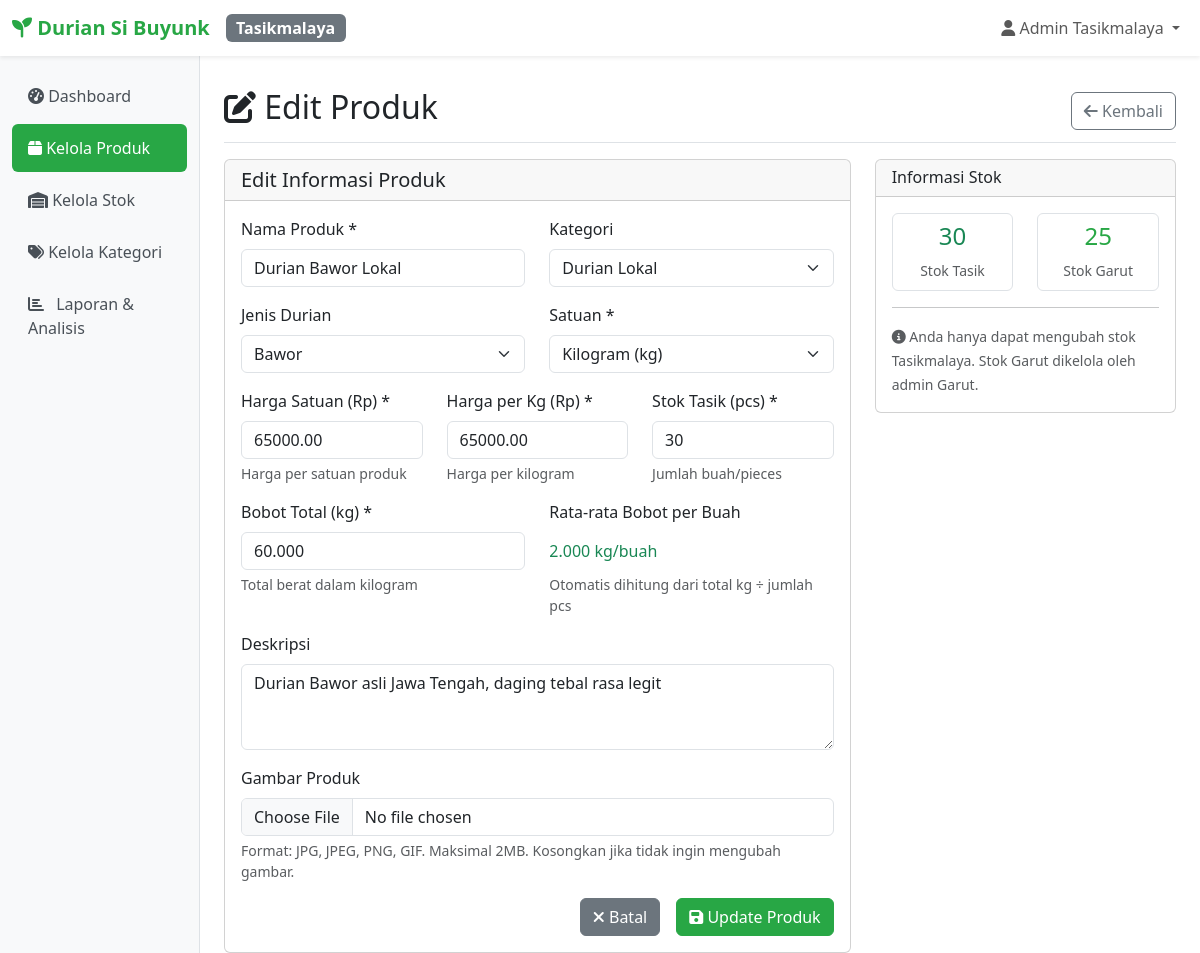
/cabang/tasik/produk/edit.php?id=7 (signed in), run on the app's committed database.
### tables this page shows
CREATE TABLE `users` (
  `id` int(11) NOT NULL,
  `username` varchar(50) NOT NULL,
  `password` varchar(255) NOT NULL,
  `nama_lengkap` varchar(100) NOT NULL,
  `cabang_id` int(11) NOT NULL,
  `role` enum('admin') DEFAULT 'admin',
  `created_at` timestamp NOT NULL DEFAULT current_timestamp(),
  `updated_at` timestamp NOT NULL DEFAULT current_timestamp() ON UPDATE current_timestamp()
);

CREATE TABLE `cabang` (
  `id` int(11) NOT NULL,
  `nama_cabang` varchar(50) NOT NULL,
  `kode_cabang` varchar(10) NOT NULL,
  `alamat` text DEFAULT NULL,
  `telepon` varchar(20) DEFAULT NULL,
  `created_at` timestamp NOT NULL DEFAULT current_timestamp()
);

CREATE TABLE `produk` (
  `id` int(11) NOT NULL,
  `nama_produk` varchar(200) NOT NULL,
  `kategori_id` int(11) DEFAULT NULL,
  `jenis_durian_id` int(11) DEFAULT NULL,
  `harga` decimal(12,2) NOT NULL,
  `harga_per_kg` decimal(12,2) DEFAULT 0.00 COMMENT 'Harga per kilogram',
  `stok_tasik` int(11) DEFAULT 0,
  `stok_garut` int(11) DEFAULT 0,
  `total_kg_tasik` decimal(10,3) DEFAULT 0.000 COMMENT 'Total berat stok Tasik dalam kg',
  `total_kg_garut` decimal(10,3) DEFAULT 0.000 COMMENT 'Total berat stok Garut dalam kg',
  `total_pcs_tasik` int(11) DEFAULT 0 COMMENT 'Total pieces Tasik',
  `total_pcs_garut` int(11) DEFAULT 0 COMMENT 'Total pieces Garut',
  `satuan` varchar(20) DEFAULT 'pcs',
  `deskripsi` text DEFAULT NULL,
  `gambar` varchar(255) DEFAULT NULL,
  `status` enum('aktif','nonaktif') DEFAULT 'aktif',
  `created_at` timestamp NOT NULL DEFAULT current_timestamp(),
  `updated_at` timestamp NOT NULL DEFAULT current_timestamp() ON UPDATE current_timestamp()
);

CREATE TABLE `kategori` (
  `id` int(11) NOT NULL,
  `nama_kategori` varchar(100) NOT NULL,
  `deskripsi` text DEFAULT NULL,
  `created_at` timestamp NOT NULL DEFAULT current_timestamp()
);

CREATE TABLE `jenis_durian` (
  `id` int(11) NOT NULL,
  `nama_jenis` varchar(100) NOT NULL,
  `deskripsi` text DEFAULT NULL,
  `created_at` timestamp NOT NULL DEFAULT current_timestamp()
);

### cabang/tasik/produk/edit.php (the view, shortened to what the rows shown need)
<?php
require_once __DIR__ . '/../../../includes/auth.php';
require_once __DIR__ . '/../../../includes/functions.php';
$id = isset($_GET['id']) ? (int)$_GET['id'] : 0;
$product = getProduct($id);
$categories = getCategories();
$jenisDurian = getJenisDurian();
include __DIR__ . '/../../../includes/header.php';
?>
<div class="d-flex justify-content-between flex-wrap flex-md-nowrap align-items-center pt-3 pb-2 mb-3 border-bottom">
    <h1 class="h2"><i class="fas fa-edit"></i> Edit Produk</h1>
</div>
<div class="row">
    <div class="col-lg-8">
        <div class="card">
            <div class="card-body">
                <form method="POST" enctype="multipart/form-data">
                    <div class="row">
                        <div class="col-md-6">
                            <div class="mb-3">
                                <label for="nama_produk" class="form-label">Nama Produk *</label>
                                <input type="text" class="form-control" id="nama_produk" name="nama_produk"
                                       value="<?= isset($_POST['nama_produk']) ? htmlspecialchars($_POST['nama_produk']) : htmlspecialchars($product['nama_produk']) ?>"
                                       required>
                            </div>
                        </div>
                        <div class="col-md-6">
                            <div class="mb-3">
                                <label for="kategori_id" class="form-label">Kategori</label>
                                <select class="form-select" id="kategori_id" name="kategori_id">
                                    <?php foreach ($categories as $category): ?>
                                        <option value="<?= $category['id'] ?>"
                                                <?= (isset($_POST['kategori_id']) ? $_POST['kategori_id'] : $product['kategori_id']) == $category['id'] ? 'selected' : '' ?>>
                                            <?= htmlspecialchars($category['nama_kategori']) ?>
                                        </option>
                                    <?php endforeach; ?>
                                </select>
                            </div>
                        </div>
                    </div>
                    <div class="row">
                        <div class="col-md-6">
                            <div class="mb-3">
                                <label for="jenis_durian_id" class="form-label">Jenis Durian</label>
                                <select class="form-select" id="jenis_durian_id" name="jenis_durian_id">
                                    <?php foreach ($jenisDurian as $jenis): ?>
                                        <option value="<?= $jenis['id'] ?>"
                                                <?= (isset($_POST['jenis_durian_id']) ? $_POST['jenis_durian_id'] : $product['jenis_durian_id']) == $jenis['id'] ? 'selected' : '' ?>>
                                            <?= htmlspecialchars($jenis['nama_jenis']) ?>
                                        </option>
                                    <?php endforeach; ?>
                                </select>
                            </div>
                        </div>
                        <div class="col-md-6">
                            <div class="mb-3">
                                <label for="satuan" class="form-label">Satuan *</label>
                                <select class="form-select" id="satuan" name="satuan" required>
                                    <?php
                                    $satuanOptions = ['kg' => 'Kilogram (kg)', 'pcs' => 'Pieces (pcs)', 'box' => 'Box', 'cup' => 'Cup', 'gelas' => 'Gelas'];
                                    $currentSatuan = isset($_POST['satuan']) ? $_POST['satuan'] : $product['satuan'];
                                    foreach ($satuanOptions as $value => $label):
                                    ?>
                                        <option value="<?= $value ?>" <?= $currentSatuan == $value ? 'selected' : '' ?>><?= $label ?></option>
                                    <?php endforeach; ?>
                                </select>
                            </div>
                        </div>
                    </div>
                    <div class="row">
                        <div class="col-md-4">
                            <div class="mb-3">
                                <label for="harga" class="form-label">Harga Satuan (Rp) *</label>
                                <input type="number" class="form-control" id="harga" name="harga"
                                       value="<?= isset($_POST['harga']) ? $_POST['harga'] : $product['harga'] ?>"
                                       min="0" step="100" required>
                                <div class="form-text">Harga per satuan produk</div>
                            </div>
                        </div>
                        <div class="col-md-4">
                            <div class="mb-3">
                                <label for="harga_per_kg" class="form-label">Harga per Kg (Rp) *</label>
                                <input type="number" class="form-control" id="harga_per_kg" name="harga_per_kg"
                                       value="<?= isset($_POST['harga_per_kg']) ? $_POST['harga_per_kg'] : $product['harga_per_kg'] ?>"
                                       min="0" step="100" required>
                                <div class="form-text">Harga per kilogram</div>
                            </div>
                        </div>
                        <div class="col-md-4">
                            <div class="mb-3">
                                <label for="stok_tasik" class="form-label">Stok Tasik (pcs) *</label>
                                <input type="number" class="form-control" id="stok_tasik" name="stok_tasik"
                                       value="<?= isset($_POST['stok_tasik']) ? $_POST['stok_tasik'] : $product['stok_tasik'] ?>"
                                       min="0" required>
                                <div class="form-text">Jumlah buah/pieces</div>
                            </div>
                        </div>
                    </div>
                    <div class="row">
                        <div class="col-md-6">
                            <div class="mb-3">
                                <label for="total_kg_tasik" class="form-label">Bobot Total (kg) *</label>
                                <input type="number" class="form-control" id="total_kg_tasik" name="total_kg_tasik"
                                       value="<?= isset($_POST['total_kg_tasik']) ? $_POST['total_kg_tasik'] : $product['total_kg_tasik'] ?>"
                                       step="0.001" min="0" required>
                                <div class="form-text">Total berat dalam kilogram</div>
                            </div>
                        </div>
                    </div>
                    <div class="mb-3">
                        <label for="deskripsi" class="form-label">Deskripsi</label>
                        <textarea class="form-control" id="deskripsi" name="deskripsi" rows="3"
                                  placeholder="Deskripsi produk..."><?= isset($_POST['deskripsi']) ? htmlspecialchars($_POST['deskripsi']) : htmlspecialchars($product['deskripsi']) ?></textarea>
                    </div>
                </form>
            </div>
        </div>
    </div>
    <div class="col-lg-4">
        <div class="card">
            <div class="card-body">
                <div class="row text-center">
                    <div class="col-6">
                        <div class="border rounded p-2">
                            <div class="h4 text-success"><?= $product['stok_tasik'] ?></div>
                            <small class="text-muted">Stok Tasik</small>
                        </div>
                    </div>
                    <div class="col-6">
                        <div class="border rounded p-2">
                            <div class="h4 text-primary"><?= $product['stok_garut'] ?></div>
                            <small class="text-muted">Stok Garut</small>
                        </div>
                    </div>
                </div>
            </div>
        </div>
    </div>
</div>
                </div>
            </main>
        </div>
    </div>
</body>
</html>

### includes/header.php (shortened to what the rows shown need)
<?php
require_once __DIR__ . '/auth.php';
$currentUser = getCurrentUser();
$branchName = $currentUser ? $currentUser['nama_cabang'] : '';
?>
<!DOCTYPE html>
<html lang="id">
<head>
    <link href="https://cdn.jsdelivr.net/npm/bootstrap@5.3.0/dist/css/bootstrap.min.css" rel="stylesheet">
    <link href="https://cdnjs.cloudflare.com/ajax/libs/font-awesome/6.4.0/css/all.min.css" rel="stylesheet">
</head>
<body>
    <nav class="navbar navbar-expand-lg navbar-light bg-white shadow-sm">
        <div class="container-fluid">
            <a class="navbar-brand" href="dashboard.php">
                <i class="fas fa-seedling"></i> <?= APP_NAME ?>
            </a>
            <span class="badge bg-secondary fs-6"><?= $branchName ?></span>
            <div class="navbar-nav ms-auto">
                <div class="nav-item dropdown">
                    <a class="nav-link dropdown-toggle" href="#" id="navbarDropdown" role="button" data-bs-toggle="dropdown">
                        <i class="fas fa-user"></i> <?= $currentUser['nama_lengkap'] ?? 'User' ?>
                    </a>
                </div>
            </div>
        </div>
    </nav>
    <div class="container-fluid">
        <div class="row">
            <main class="col-md-9 ms-sm-auto col-lg-10 px-md-4">
                <div class="pt-3">

### data on the page
users: cabang.nama_cabang "Tasikmalaya", nama_lengkap "Admin Tasikmalaya"
produk: nama_produk "Durian Bawor Lokal", kategori_id "Durian Lokal", jenis_durian_id "Bawor", satuan "Kilogram (kg)", harga "65000.00", harga_per_kg "65000.00", stok_tasik "30", total_kg_tasik "60.000", deskripsi "Durian Bawor asli Jawa Tengah, daging tebal rasa legit", stok_garut "25"

### other printed values
APP_NAME "Durian Si Buyunk"
